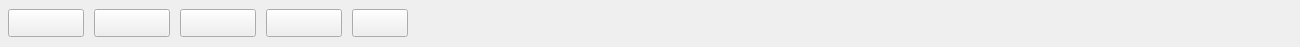
<?xml version="1.0" encoding="UTF-8"?>
<ui version="4.0">
 <class>operationWidget</class>
 <widget class="QWidget" name="operationWidget">
  <property name="geometry">
   <rect>
    <x>0</x>
    <y>0</y>
    <width>1300</width>
    <height>47</height>
   </rect>
  </property>
  <property name="windowTitle">
   <string>Form</string>
  </property>
  <layout class="QVBoxLayout" name="verticalLayout">
   <property name="spacing">
    <number>0</number>
   </property>
   <property name="leftMargin">
    <number>8</number>
   </property>
   <property name="topMargin">
    <number>8</number>
   </property>
   <property name="rightMargin">
    <number>8</number>
   </property>
   <property name="bottomMargin">
    <number>8</number>
   </property>
   <item>
    <layout class="QHBoxLayout" name="horizontalLayout_buttons">
     <property name="spacing">
      <number>10</number>
     </property>
     <item>
      <widget class="QPushButton" name="pushButtonOpenCom">
       <property name="minimumSize">
        <size>
         <width>76</width>
         <height>28</height>
        </size>
       </property>
       <property name="cursor">
        <cursorShape>PointingHandCursor</cursorShape>
       </property>
       <property name="text">
        <string/>
       </property>
      </widget>
     </item>
     <item>
      <widget class="QPushButton" name="pushButtonStart">
       <property name="minimumSize">
        <size>
         <width>76</width>
         <height>28</height>
        </size>
       </property>
       <property name="cursor">
        <cursorShape>PointingHandCursor</cursorShape>
       </property>
       <property name="text">
        <string/>
       </property>
      </widget>
     </item>
     <item>
      <widget class="QPushButton" name="pushButtonPause">
       <property name="minimumSize">
        <size>
         <width>76</width>
         <height>28</height>
        </size>
       </property>
       <property name="cursor">
        <cursorShape>PointingHandCursor</cursorShape>
       </property>
       <property name="text">
        <string/>
       </property>
      </widget>
     </item>
     <item>
      <widget class="QPushButton" name="pushButtonExportCsv">
       <property name="minimumSize">
        <size>
         <width>76</width>
         <height>28</height>
        </size>
       </property>
       <property name="cursor">
        <cursorShape>PointingHandCursor</cursorShape>
       </property>
       <property name="text">
        <string/>
       </property>
      </widget>
     </item>
     <item>
      <widget class="QPushButton" name="pushButtonScreenshot">
       <property name="minimumSize">
        <size>
         <width>56</width>
         <height>28</height>
        </size>
       </property>
       <property name="cursor">
        <cursorShape>PointingHandCursor</cursorShape>
       </property>
       <property name="text">
        <string/>
       </property>
      </widget>
     </item>
     <item>
      <spacer name="horizontalSpacer">
       <property name="orientation">
        <enum>Qt::Orientation::Horizontal</enum>
       </property>
       <property name="sizeHint" stdset="0">
        <size>
         <width>20</width>
         <height>20</height>
        </size>
       </property>
      </spacer>
     </item>
     <item>
      <widget class="QLabel" name="labelStatus">
       <property name="text">
        <string/>
       </property>
       <property name="alignment">
        <set>Qt::AlignmentFlag::AlignCenter</set>
       </property>
      </widget>
     </item>
    </layout>
   </item>
  </layout>
 </widget>
 <resources/>
 <connections/>
</ui>
